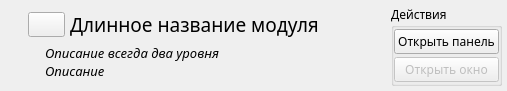
<?xml version="1.0" encoding="UTF-8"?>
<ui version="4.0">
 <class>ModuleCatalogListItem</class>
 <widget class="QWidget" name="ModuleCatalogListItem">
  <property name="geometry">
   <rect>
    <x>0</x>
    <y>0</y>
    <width>507</width>
    <height>91</height>
   </rect>
  </property>
  <property name="windowTitle">
   <string>Form</string>
  </property>
  <layout class="QVBoxLayout" name="verticalLayout_2">
   <property name="spacing">
    <number>0</number>
   </property>
   <property name="leftMargin">
    <number>5</number>
   </property>
   <property name="topMargin">
    <number>5</number>
   </property>
   <property name="rightMargin">
    <number>5</number>
   </property>
   <property name="bottomMargin">
    <number>5</number>
   </property>
   <item>
    <layout class="QHBoxLayout" name="mainLayout">
     <property name="spacing">
      <number>0</number>
     </property>
     <item>
      <layout class="QVBoxLayout" name="moduleInfoLayout">
       <property name="spacing">
        <number>0</number>
       </property>
       <item>
        <widget class="QWidget" name="moduleNameLayout" native="true">
         <property name="sizePolicy">
          <sizepolicy hsizetype="Expanding" vsizetype="Maximum">
           <horstretch>0</horstretch>
           <verstretch>0</verstretch>
          </sizepolicy>
         </property>
         <layout class="QHBoxLayout" name="horizontalLayout">
          <property name="spacing">
           <number>5</number>
          </property>
          <property name="leftMargin">
           <number>0</number>
          </property>
          <property name="topMargin">
           <number>0</number>
          </property>
          <property name="rightMargin">
           <number>0</number>
          </property>
          <property name="bottomMargin">
           <number>0</number>
          </property>
          <item>
           <widget class="QWidget" name="moduleServiceLayout" native="true">
            <property name="sizePolicy">
             <sizepolicy hsizetype="Fixed" vsizetype="Fixed">
              <horstretch>0</horstretch>
              <verstretch>0</verstretch>
             </sizepolicy>
            </property>
            <layout class="QHBoxLayout" name="horizontalLayout_3">
             <property name="spacing">
              <number>5</number>
             </property>
             <property name="leftMargin">
              <number>2</number>
             </property>
             <property name="topMargin">
              <number>0</number>
             </property>
             <property name="rightMargin">
              <number>0</number>
             </property>
             <property name="bottomMargin">
              <number>0</number>
             </property>
             <item>
              <widget class="QLabel" name="modulePinnedIconLabel">
               <property name="sizePolicy">
                <sizepolicy hsizetype="Fixed" vsizetype="Fixed">
                 <horstretch>0</horstretch>
                 <verstretch>0</verstretch>
                </sizepolicy>
               </property>
               <property name="minimumSize">
                <size>
                 <width>16</width>
                 <height>16</height>
                </size>
               </property>
               <property name="maximumSize">
                <size>
                 <width>16</width>
                 <height>16</height>
                </size>
               </property>
               <property name="text">
                <string/>
               </property>
               <property name="pixmap">
                <pixmap resource="../../res/res.qrc">:/icon/pin-x16.png</pixmap>
               </property>
               <property name="scaledContents">
                <bool>false</bool>
               </property>
              </widget>
             </item>
             <item>
              <widget class="QPushButton" name="moduleInfoButton">
               <property name="sizePolicy">
                <sizepolicy hsizetype="Fixed" vsizetype="Expanding">
                 <horstretch>0</horstretch>
                 <verstretch>0</verstretch>
                </sizepolicy>
               </property>
               <property name="maximumSize">
                <size>
                 <width>55</width>
                 <height>666</height>
                </size>
               </property>
               <property name="font">
                <font>
                 <family>Adwaita Sans</family>
                </font>
               </property>
               <property name="text">
                <string/>
               </property>
               <property name="icon">
                <iconset theme="QIcon::ThemeIcon::HelpAbout"/>
               </property>
              </widget>
             </item>
            </layout>
           </widget>
          </item>
          <item>
           <widget class="QLabel" name="moduleNameLabel">
            <property name="font">
             <font>
              <family>Adwaita Sans</family>
              <pointsize>14</pointsize>
              <bold>false</bold>
             </font>
            </property>
            <property name="text">
             <string>Длинное название модуля</string>
            </property>
           </widget>
          </item>
         </layout>
        </widget>
       </item>
       <item>
        <widget class="QWidget" name="moduleAboutLayout" native="true">
         <property name="sizePolicy">
          <sizepolicy hsizetype="Preferred" vsizetype="Maximum">
           <horstretch>0</horstretch>
           <verstretch>0</verstretch>
          </sizepolicy>
         </property>
         <layout class="QHBoxLayout" name="horizontalLayout_2">
          <property name="spacing">
           <number>0</number>
          </property>
          <property name="leftMargin">
           <number>0</number>
          </property>
          <property name="topMargin">
           <number>0</number>
          </property>
          <property name="rightMargin">
           <number>10</number>
          </property>
          <property name="bottomMargin">
           <number>0</number>
          </property>
          <item>
           <spacer name="moduleAboutIndentSpacer">
            <property name="orientation">
             <enum>Qt::Orientation::Horizontal</enum>
            </property>
            <property name="sizeType">
             <enum>QSizePolicy::Policy::Fixed</enum>
            </property>
            <property name="sizeHint" stdset="0">
             <size>
              <width>40</width>
              <height>20</height>
             </size>
            </property>
           </spacer>
          </item>
          <item>
           <widget class="QLabel" name="moduleAboutLabel">
            <property name="sizePolicy">
             <sizepolicy hsizetype="Preferred" vsizetype="Fixed">
              <horstretch>0</horstretch>
              <verstretch>0</verstretch>
             </sizepolicy>
            </property>
            <property name="font">
             <font>
              <family>Adwaita Sans</family>
              <pointsize>10</pointsize>
              <italic>true</italic>
             </font>
            </property>
            <property name="text">
             <string>Описание всегда два уровня 
Описание</string>
            </property>
           </widget>
          </item>
         </layout>
        </widget>
       </item>
      </layout>
     </item>
     <item>
      <widget class="QGroupBox" name="moduleActionBox">
       <property name="font">
        <font>
         <family>Adwaita Sans</family>
        </font>
       </property>
       <property name="title">
        <string>Действия</string>
       </property>
       <layout class="QVBoxLayout" name="verticalLayout_5">
        <property name="spacing">
         <number>0</number>
        </property>
        <property name="leftMargin">
         <number>0</number>
        </property>
        <property name="topMargin">
         <number>0</number>
        </property>
        <property name="rightMargin">
         <number>0</number>
        </property>
        <property name="bottomMargin">
         <number>0</number>
        </property>
        <item>
         <layout class="QVBoxLayout" name="moduleActionLayout">
          <property name="spacing">
           <number>3</number>
          </property>
          <item>
           <widget class="QPushButton" name="openPanelButton">
            <property name="text">
             <string>Открыть панель</string>
            </property>
           </widget>
          </item>
          <item>
           <widget class="QPushButton" name="openWindowButton">
            <property name="enabled">
             <bool>false</bool>
            </property>
            <property name="toolTip">
             <string>В этом модуле отсутствует функционал отдельного окна</string>
            </property>
            <property name="text">
             <string>Открыть окно</string>
            </property>
           </widget>
          </item>
         </layout>
        </item>
       </layout>
      </widget>
     </item>
    </layout>
   </item>
  </layout>
 </widget>
 <resources>
  <include location="../../res/res.qrc"/>
 </resources>
 <connections/>
</ui>
